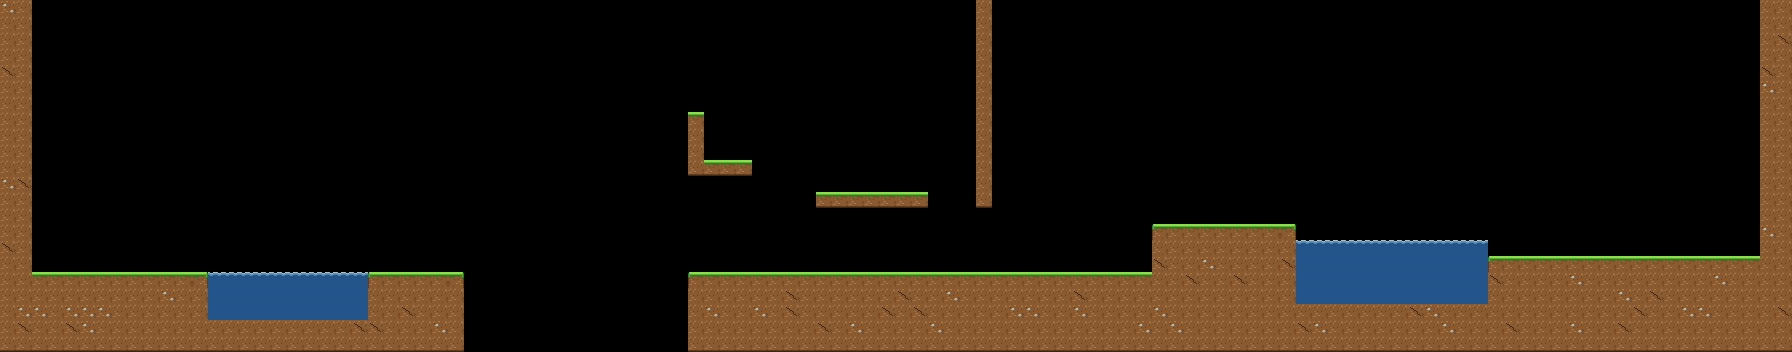

A 2D game scene composited from a Tiled map and its tileset images. What follows is a short description and the map's XML, with each tile layer's data collapsed to a summary:
An orthogonal 112x22 tile map with 16x16 px tiles, 1 tile layer (ground), 2 tilesets and 56 objects (25x gem, 4x door, 2x platform, spawn, egg, ...).

<map version="1.10" orientation="orthogonal" renderorder="right-down" width="112" height="22" tilewidth="16" tileheight="16" infinite="0" nextlayerid="3" nextobjectid="57">
 <properties>
  <property name="title" value="Seeking Answers" />
  <property name="music" value="forest" />
  <property name="par" type="int" value="45" />
 </properties>
 <tileset firstgid="1" source="../gen/forest.tsx" />
 <tileset firstgid="101" source="../gen/deco.tsx" />
 <layer id="1" name="ground" width="112" height="22">
  <data>[2464 cells, 653 non-empty, 10 distinct tile ids]</data>
 </layer>
 <objectgroup id="2" name="objects">
  <object id="1" name="spawn" type="spawn" x="72" y="272">
   <point />
  </object>
  <object id="2" name="egg" type="egg" x="704" y="144" width="16" height="16" />
  <object id="3" name="gem" type="gem" x="832" y="176" width="16" height="16" />
  <object id="4" name="switch" type="switch" x="864" y="176" width="16" height="16">
   <properties>
    <property name="target" value="gate" />
   </properties>
  </object>
  <object id="5" name="gem" type="gem" x="896" y="176" width="16" height="16" />
  <object id="6" name="flyer" type="flyer" x="1344" y="176" width="16" height="16" />
  <object id="7" name="gem" type="gem" x="1072" y="192" width="16" height="16" />
  <object id="8" name="gem" type="gem" x="1184" y="192" width="16" height="16" />
  <object id="9" name="gem" type="gem" x="1248" y="192" width="16" height="16" />
  <object id="10" name="gem" type="gem" x="128" y="208" width="16" height="16" />
  <object id="11" name="gem" type="gem" x="176" y="208" width="16" height="16" />
  <object id="12" name="gem" type="gem" x="496" y="208" width="16" height="16" />
  <object id="13" name="gem" type="gem" x="544" y="208" width="16" height="16" />
  <object id="14" name="gem" type="gem" x="592" y="208" width="16" height="16" />
  <object id="15" name="gem" type="gem" x="640" y="208" width="16" height="16" />
  <object id="16" name="gate" type="door" x="976" y="208" width="16" height="16" />
  <object id="17" name="gem" type="gem" x="1328" y="208" width="16" height="16" />
  <object id="18" name="gem" type="gem" x="1376" y="208" width="16" height="16" />
  <object id="19" name="gem" type="gem" x="1424" y="208" width="16" height="16" />
  <object id="20" name="gem" type="gem" x="1472" y="208" width="16" height="16" />
  <object id="21" name="gem" type="gem" x="400" y="224" width="16" height="16" />
  <object id="22" name="gate" type="door" x="976" y="224" width="16" height="16" />
  <object id="23" name="gem" type="gem" x="1536" y="224" width="16" height="16" />
  <object id="24" name="gem" type="gem" x="1600" y="224" width="16" height="16" />
  <object id="25" name="gem" type="gem" x="240" y="240" width="16" height="16" />
  <object id="26" name="gem" type="gem" x="288" y="240" width="16" height="16" />
  <object id="27" name="gem" type="gem" x="336" y="240" width="16" height="16" />
  <object id="28" name="gem" type="gem" x="800" y="240" width="16" height="16" />
  <object id="29" name="gem" type="gem" x="944" y="240" width="16" height="16" />
  <object id="30" name="gate" type="door" x="976" y="240" width="16" height="16" />
  <object id="31" name="gem" type="gem" x="1008" y="240" width="16" height="16" />
  <object id="32" name="crate" type="crate" x="1032" y="224" width="32" height="32" />
  <object id="33" name="gem" type="gem" x="1120" y="240" width="16" height="16" />
  <object id="34" name="exit" type="exit" x="1672" y="224" width="32" height="32" />
  <object id="35" name="walker" type="walker" x="160" y="256" width="16" height="16" />
  <object id="36" name="checkpoint" type="checkpoint" x="712" y="240" width="32" height="32" />
  <object id="37" name="platform" type="platform" x="792" y="256">
   <polyline points="0,0 0,-64" />
  </object>
  <object id="38" name="gate" type="door" x="976" y="256" width="16" height="16" />
  <object id="39" name="platform" type="platform" x="488" y="272">
   <polyline points="0,0 128,0" />
  </object>
  <object id="40" gid="107" x="80" y="272" width="16" height="16" />
  <object id="41" gid="108" x="96" y="272" width="16" height="16" />
  <object id="42" gid="102" x="368" y="272" width="16" height="16" />
  <object id="43" gid="101" x="432" y="272" width="16" height="16" />
  <object id="44" gid="102" x="720" y="160" width="16" height="16" />
  <object id="45" gid="102" x="864" y="272" width="16" height="16" />
  <object id="46" gid="107" x="928" y="272" width="16" height="16" />
  <object id="47" gid="108" x="944" y="272" width="16" height="16" />
  <object id="48" gid="101" x="992" y="272" width="16" height="16" />
  <object id="49" gid="103" x="1040" y="272" width="16" height="16" />
  <object id="50" gid="101" x="1088" y="272" width="16" height="16" />
  <object id="51" gid="105" x="1152" y="224" width="16" height="16" />
  <object id="52" gid="101" x="1264" y="224" width="16" height="16" />
  <object id="53" gid="101" x="1488" y="256" width="16" height="16" />
  <object id="54" gid="103" x="1552" y="256" width="16" height="16" />
  <object id="55" gid="103" x="1616" y="256" width="16" height="16" />
  <object id="56" gid="101" x="1712" y="256" width="16" height="16" />
 </objectgroup>
</map>
